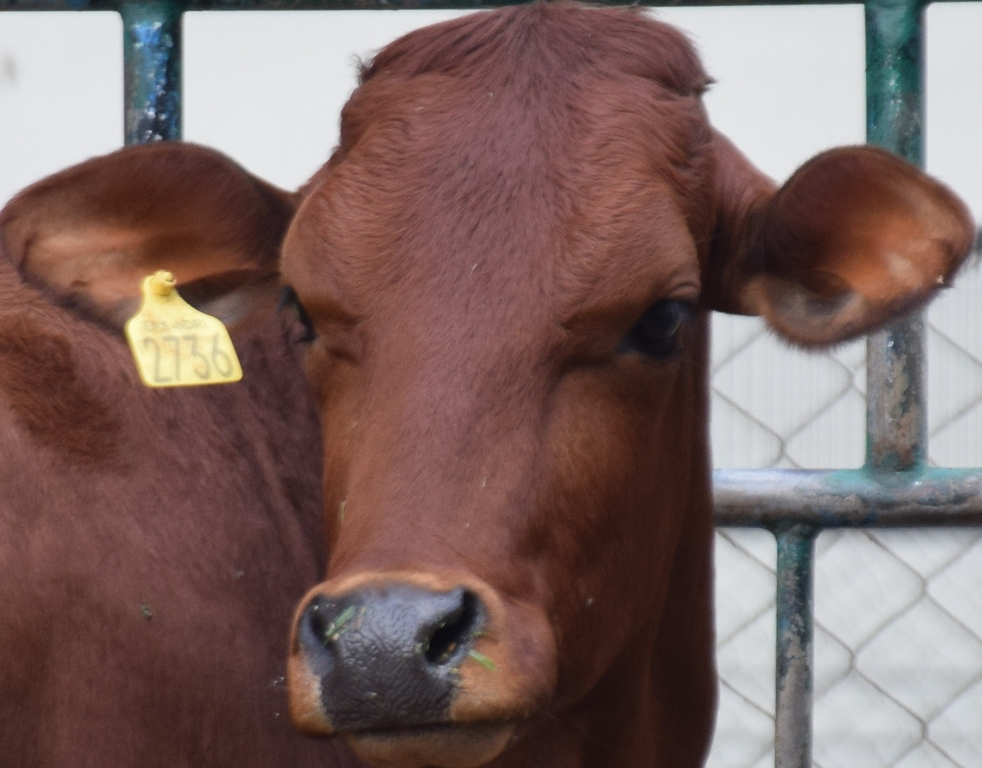
#> input picture IMAGESET/Testing/2736_1.JPG, 982 x 768 px, given as the content of the folder C:/Users/User/Desktop/NDRIKNN/IMAGESET/Training/2736, which was not available
$ jupyter execute --allow-errors DT.ipynb
#> lines starting #> are read from the running program, lines starting #| are printed output that depends on the picture; pictures that were not available may be replaced by others from this repository, and a replacement may not be noted
[cell 1]
import cv2
import numpy as np
import pandas as pd
import os
from PIL import Image
from skimage.feature import hog
from tqdm import tqdm
import matplotlib.pyplot as plt

from sklearn.tree import DecisionTreeClassifier
from sklearn.model_selection import KFold
from sklearn.model_selection import cross_val_score

# -------------------------------
# Step 1 : Read Training Images
# -------------------------------

folders = [
r'C:\Users\User\Desktop\NDRIKNN\IMAGESET\Training\2736',
r'C:\Users\User\Desktop\NDRIKNN\IMAGESET\Training\2738',
r'C:\Users\User\Desktop\NDRIKNN\IMAGESET\Training\2741',
r'C:\Users\User\Desktop\NDRIKNN\IMAGESET\Training\2742',
r'C:\Users\User\Desktop\NDRIKNN\IMAGESET\Training\2750',
r'C:\Users\User\Desktop\NDRIKNN\IMAGESET\Training\2752'
]

filepaths=[]
labels=[]

for label, folder in enumerate(folders):

    for dirname,_,filenames in os.walk(folder):
        for filename in filenames:
            path=os.path.join(dirname,filename)

            filepaths.append(path)
            labels.append(label)

print("Total images:",len(filepaths))

# -------------------------------
# Step 2 : HOG Feature Extraction
# -------------------------------

data=[]
image_arr=[]

for path in tqdm(filepaths):

    img=Image.open(path)
#> img is the input picture: PIL image 982x768 RGB; mean R, G, B 125.1, 102.2, 99.1
    img=img.resize((224,224))
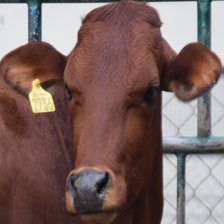
#> img: PIL image 224x224 RGB; mean R, G, B 125.1, 102.2, 99.1

    a=np.asarray(img)

    gray=cv2.cvtColor(a,cv2.COLOR_RGB2GRAY)
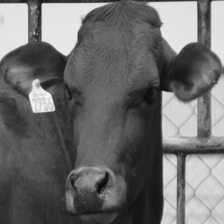
#> gray: shape (224, 224); min 11, max 248, mean 108.7

    fd,hog_img=hog(gray,
                   orientations=9,
                   pixels_per_cell=(9,9),
                   cells_per_block=(2,2),
                   visualize=True)
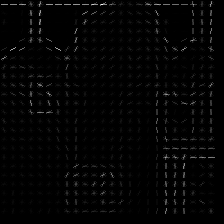
#> hog_img: shape (224, 224) float64; min 0, max 69.09, mean 1.1; drawn with min black and max white
#> fd = 19044 values, max 0.706 at index 652, min 0 at index 5, mean 0.126

    data.append(fd)
    image_arr.append(a)

print("Feature shape:",np.shape(data))
#| Feature shape: (6, 19044)

# -------------------------------
# Step 3 : Create DataFrame
# -------------------------------

df=pd.DataFrame()
df["filepath"]=filepaths
df["label"]=labels
df["Imagearr"]=image_arr
df["hog"]=data

# -------------------------------
# Step 4 : Train Decision Tree
# -------------------------------

dt_model = DecisionTreeClassifier()

kfold = KFold(n_splits=14, shuffle=True, random_state=123)

#> (the rest of this cell did not finish here and is left out)
